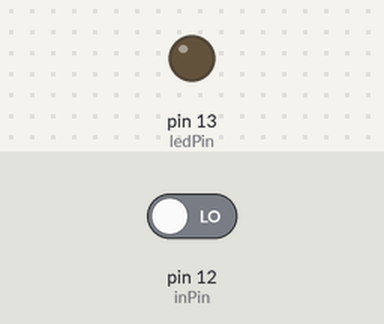
Bench run of a sketch on a simulated Arduino Uno, built with avr-gcc and run on an emulated ATmega328P. Parts: output pins drawn as LEDs (lit = HIGH). The test bench sets the inputs (shaded band); at power-on: pin 12 (inPin) LOW.

Above: at 3.8 s.
3.9 s: pin 12 (inPin) driven HIGH
At 6.7 s:
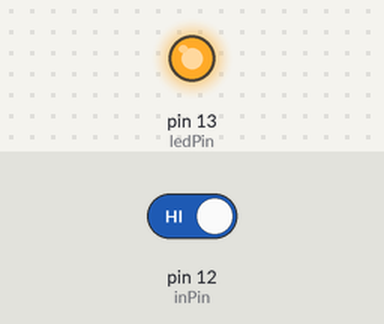
7.5 s: pin 12 (inPin) driven LOW
At 10.1 s:
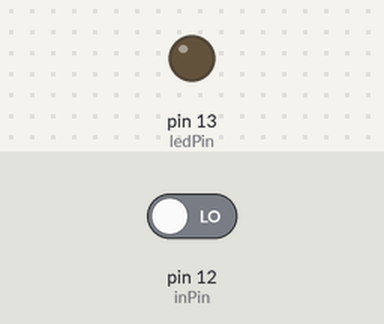
Timing chart, 0 to 11.6 s (numbered marks = the images above; inputs shaded):
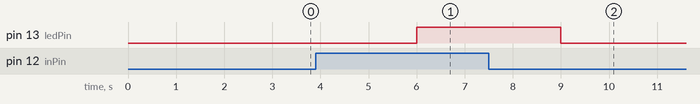

Measured:
- after the input at 3.9 s, pin 13 (ledPin): LOW → HIGH after 2.1 s
- after the input at 7.5 s, pin 13 (ledPin): HIGH → LOW after 1.5 s

The sketch:

sketch_jul17b.ino
```cpp
int ledPin = 13;       // led指示灯引脚
int inPin  = 12;       // 定义输入引脚
int buttonState;             // 读取的当前按键状态
void setup() {
  // 声明引脚为输出模式
  pinMode(ledPin, OUTPUT);
  pinMode(inPin, INPUT);
}

void loop() {
   buttonState = digitalRead(inPin);
  if(buttonState == HIGH) //如果读入是高电平，说明有人进入区域
  digitalWrite(ledPin, HIGH);  //吸合继电器
  delay(3000);          //延时1s
  buttonState = digitalRead(inPin);
  if(buttonState == LOW) //如果读入是低电平
  digitalWrite(ledPin, LOW);  //释放继电器
}
```
